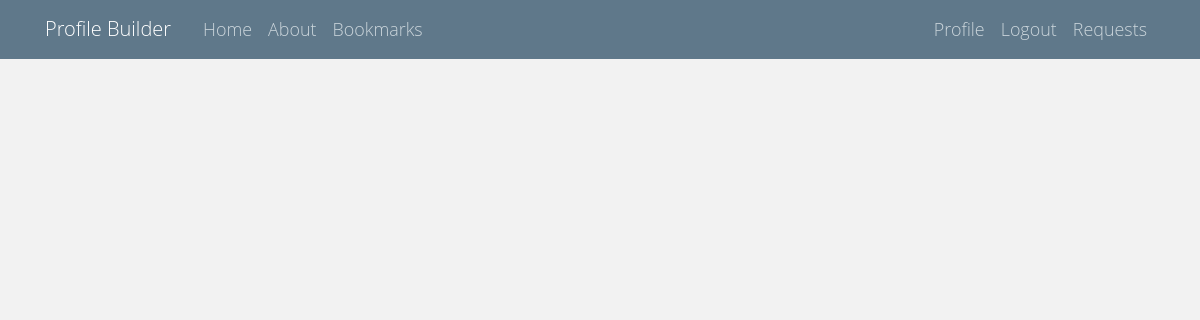
/requests/ (signed in), run on an earlier commit of the app's database.
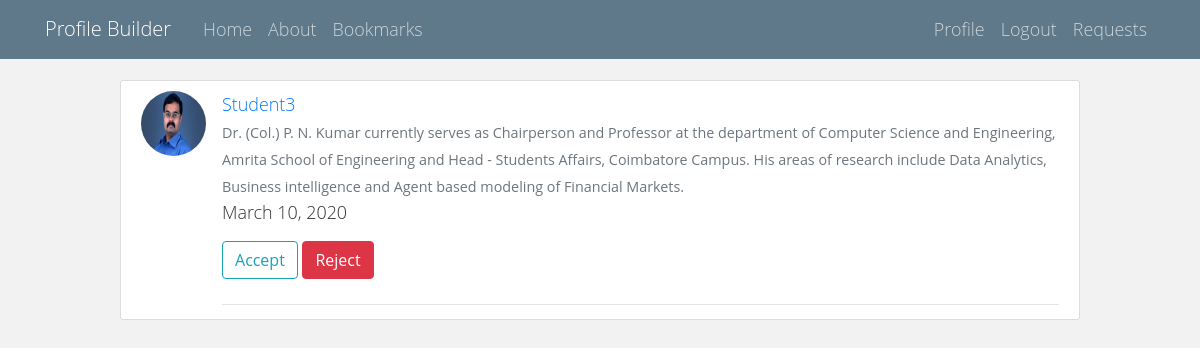
And on a later commit of the database.
### profiles/models.py (models this page shows, shortened)
class Appointment(models.Model):
    faculty = models.ForeignKey(FacultyProfile, on_delete=models.CASCADE)
    student = models.ForeignKey(StudentProfile, on_delete=models.CASCADE)
    date = models.DateField()
    reason_reject = models.CharField(max_length=1024, null=True)
    accepted = models.IntegerField(default=-1)

class StudentProfile(models.Model):
    user = models.OneToOneField(User, on_delete=models.CASCADE)
    image = models.ImageField(default='default.jpg', upload_to='student_pics')
    about = models.CharField(max_length=10000)

### users/models.py (models this page shows)
class User(AbstractUser):
    email = models.EmailField(unique=True)
    is_teacher = models.BooleanField(default=False)
    objects = UserManager()

### profiles/views.py (the view)
# urls.py: path('requests/', RequestsListView.as_view(), name='requests'),
class RequestsListView(ListView, LoginRequiredMixin):
    model = Appointment
    template_name = 'users/requests.html'
    context_object_name = 'requests'
    paginate_by = 3
    def get_queryset(self):
        faculty_profile = FacultyProfile.objects.filter(user=self.request.user.id).first()
        appointments = Appointment.objects.filter(faculty=faculty_profile.id).all()
        object_list = []
        for appointment in appointments:
            object_list.append(appointment)
        return object_list

### templates/users/requests.html (shortened to what this page needs)
{% extends "base.html" %}
{% load static %}
{% block content %}
    {% for request in requests %}
        {% if request.accepted == -1 %}
            <article class="media content-section">
                <img class="rounded-circle article-img" src="{{ request.student.image.url }}">
                <div class="media-body">
                    <div class="article-metadata">
                        <a class="mr-2" href="#">{{ request.student.user.username }}</a>
                        <div>
                            <small class="text-muted">{{ request.student.about| safe }}</small>
                        </div>
                        <p class="mr-2" href="#">{{ request.date }}</p>
                        <a class="btn btn-outline-info mb-4" href="{% url 'accept-appointment' request.id %}">Accept</a>
                        <a class="btn btn-danger  mb-4" href="{% url 'reject-appointment' request.id %}">Reject</a>
                    </div>
                </div>
            </article>
        {% endif %}
    {% endfor %}
{% endblock content %}

What changed in the data, as far as the page shows it:
added Appointment: student.image (picture), student.user.username "Student3", student.about "Dr. (Col.) P. N. Kumar currently serves as Chairperson and Professor at the department of Computer Science and Engineering, Amrita School of Engineering and Head - Students Affairs, Coimbatore Campus. His areas of research include Data Analytics, Business intelligence and Agent based modeling of Financial Markets.", date "March 10, 2020"
